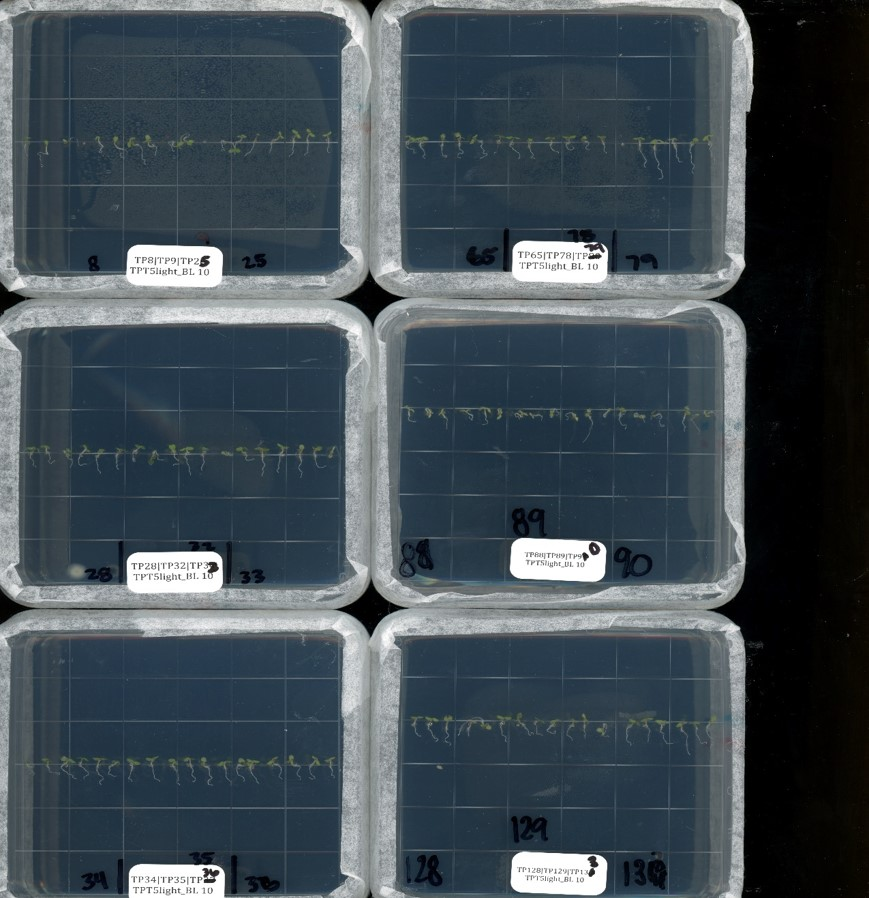
#> input picture AgandBio/2.jpg, 869 x 898 px
$ python hw2_2.py
#> lines starting #> are read from the running program, lines starting #| are printed output that depends on the picture; after the words box and inside, x2 and y2 are one past the last pixel; in counts of white or black regions, pixels touching at a corner belong together
import cv2
import numpy as np

input_file = 'AgandBio/2.jpg'
im = cv2.imread(input_file)
#> im is the input picture: shape (898, 869, 3); mean B, G, R 84.6, 76.9, 65.7

im_g = cv2.cvtColor(im, cv2.COLOR_BGR2GRAY)
im_gg = cv2.GaussianBlur(im_g, (5,5), 0)
clahe= cv2.createCLAHE(10, (21,21))
im_gahe = clahe.apply(im_gg)
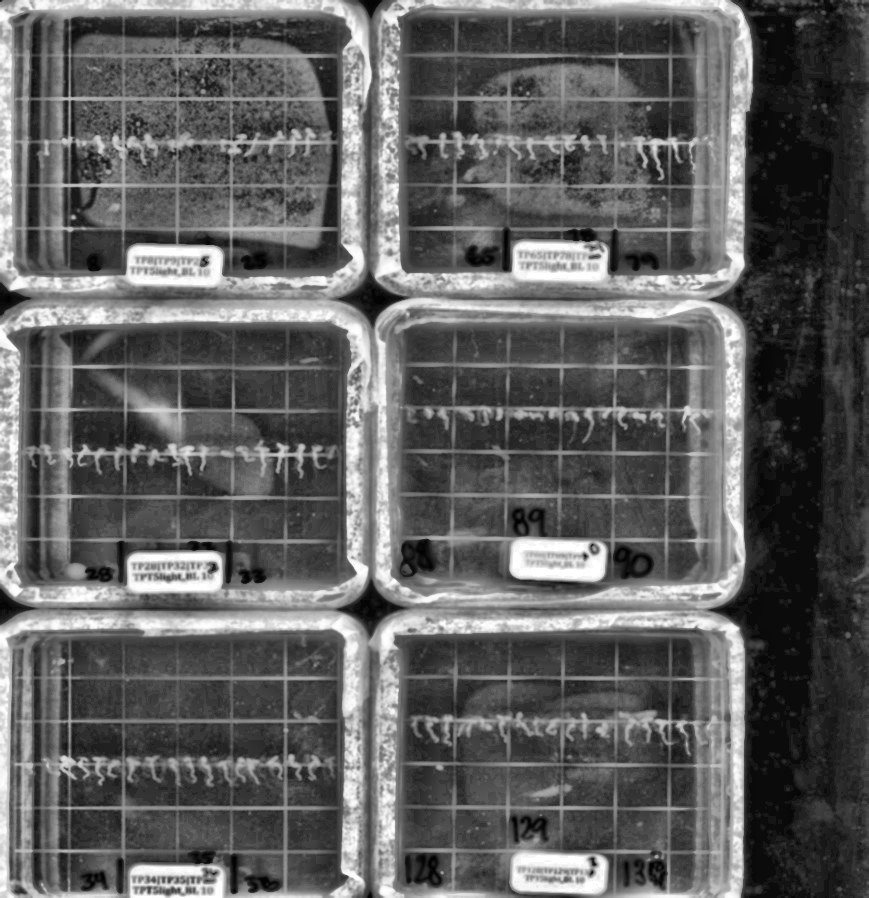
#> im_gahe: shape (898, 869); min 0, max 255, mean 95.8
cv2.imshow('gray', im_gg)
cv2.imshow('gray clahe', im_gahe)
_ , bw = cv2.threshold(im_gahe, 130, 255, cv2.THRESH_BINARY)
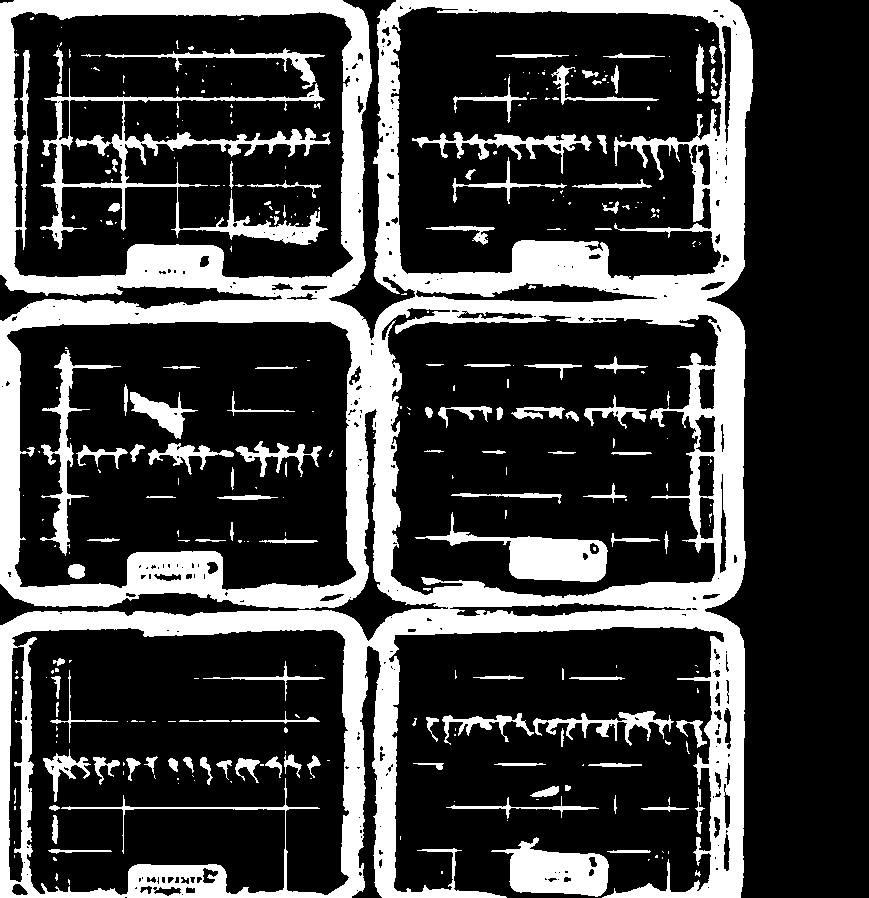
#> bw: shape (898, 869); 25.3% white; 336 white regions (218 under 20 px), largest, box (x1, y1, x2, y2) and area: (0, 0, 753, 898) 154177, (40, 68, 331, 249) 7645, (415, 512, 608, 582) 4445
cv2.imshow('bw', bw)
black = np.zeros_like(im_gg)

bwed = cv2.dilate(cv2.erode(bw, np.ones((5,1))), np.ones((5,1)))
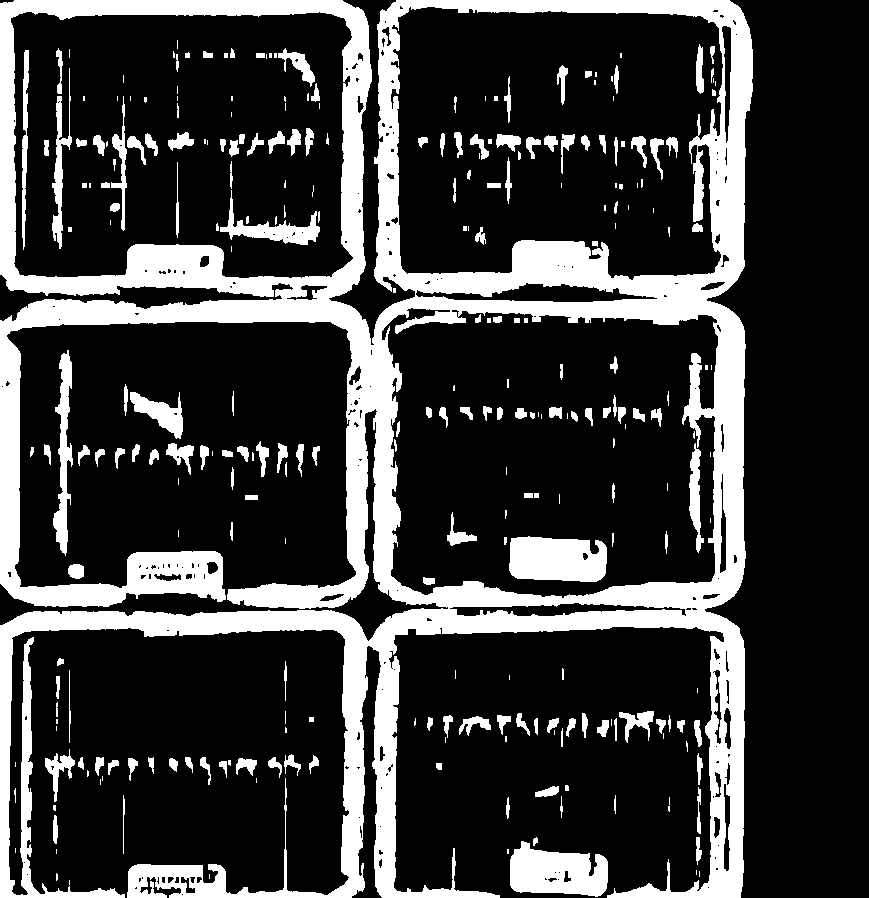
#> bwed: shape (898, 869); 23.2% white; 288 white regions (101 under 20 px)

cv2.imshow('Horizontal Erased', bwed)

contours, _ = cv2.findContours(bwed, cv2.RETR_CCOMP, cv2.CHAIN_APPROX_SIMPLE)
#> contours = 473 contours, 270 with area under 20; largest, box (x1, y1, x2, y2) and area: (0, 0, 753, 898) 396348, (381, 307, 719, 599) 86174, (10, 11, 354, 279) 83320, (390, 6, 724, 281) 79666, (510, 841, 608, 897) 3811

# Filter contours based on size and aspect ratio
seedling_contours = []
for contour in contours:
    area = cv2.contourArea(contour)
    x, y, w, h = cv2.boundingRect(contour)
    aspect_ratio = w / float(h)

    if area < 1250 and (aspect_ratio < 0.4 or (aspect_ratio < 1.5 and aspect_ratio > 0.5)):
        seedling_contours.append(contour)
#> this loop made 473 passes
#> (area, x, y, w, h, aspect_ratio) on passes 9, 11, 15: (3811, 510, 841, 98, 56, 1.75), (30, 547, 877, 11, 6, 1.83), (61.5, 563, 870, 9, 13, 0.692)
#> after the loop, seedling_contours = 395 contours, 243 with area under 20; largest, box (x1, y1, x2, y2) and area: (130, 392, 183, 439) 1036, (52, 68, 72, 249) 869, (689, 443, 704, 553) 722, (721, 25, 732, 144) 720, (22, 50, 29, 250) 630

mask = np.zeros_like(im_g)
cv2.drawContours(mask, seedling_contours, -1, (255), thickness=cv2.FILLED)
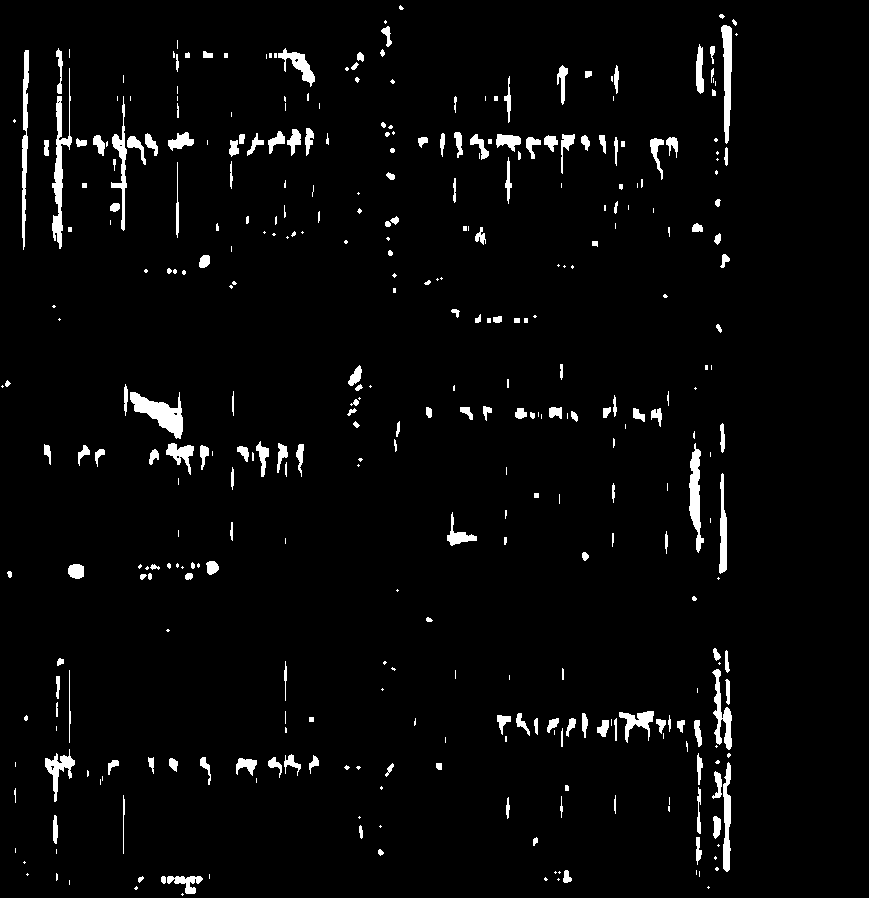
#> mask: shape (898, 869); 3.3% white; 372 white regions (168 under 20 px), largest, box (x1, y1, x2, y2) and area: (130, 392, 183, 439) 1123, (52, 68, 72, 249) 1121, (721, 25, 732, 144) 841

seedlings = cv2.bitwise_and(im, im, mask=mask)
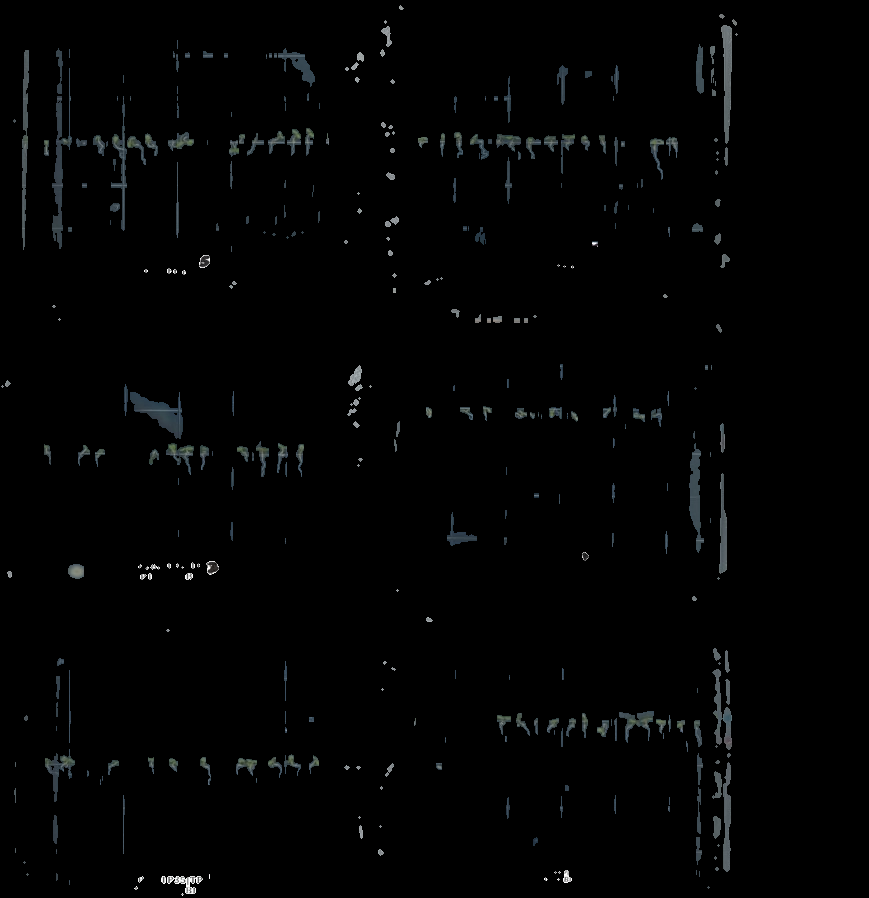
#> seedlings: shape (898, 869, 3); mean B, G, R 3.1, 2.9, 2.5

black_background = np.zeros_like(im)

# Paste the extracted seedlings onto the black canvas
black_background[mask == 255] = seedlings[mask == 255]

cv2.imshow('final', black_background)
cv2.imwrite(f'{input_file[:-4]}_processed.jpg', black_background)

cv2.waitKey(0)
cv2.destroyAllWindows()

$ run again, with AgandBio/1.jpg copied over AgandBio/2.jpg
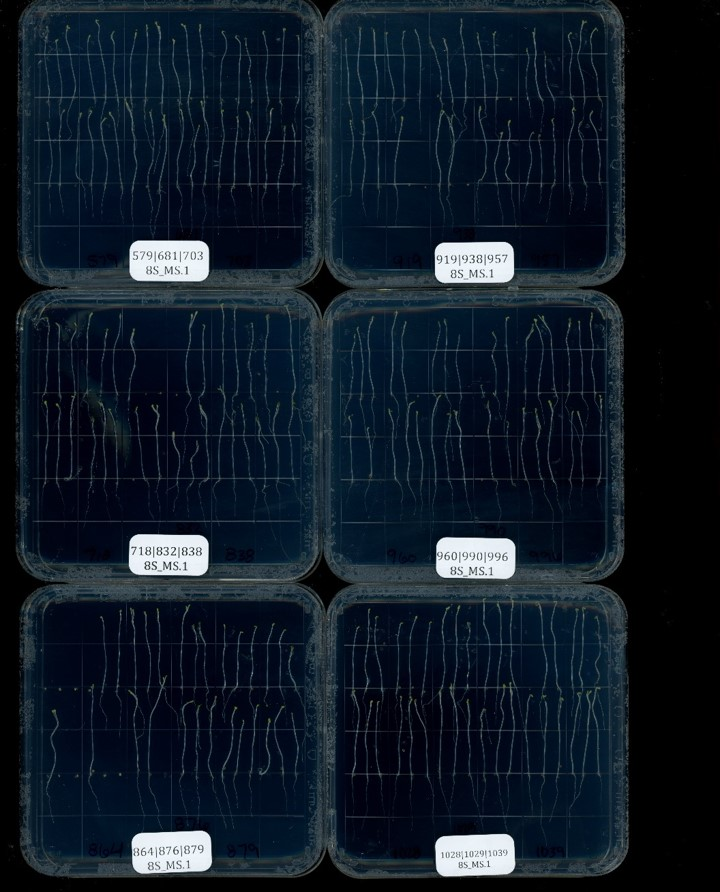
#> input picture AgandBio/1.jpg, 720 x 892 px
#> im is the input picture: shape (892, 720, 3); mean B, G, R 38.7, 26.6, 16.1
#> `_ , bw = cv2.threshold(im_gahe, 130, 255, cv2.THRESH_BINARY)`:
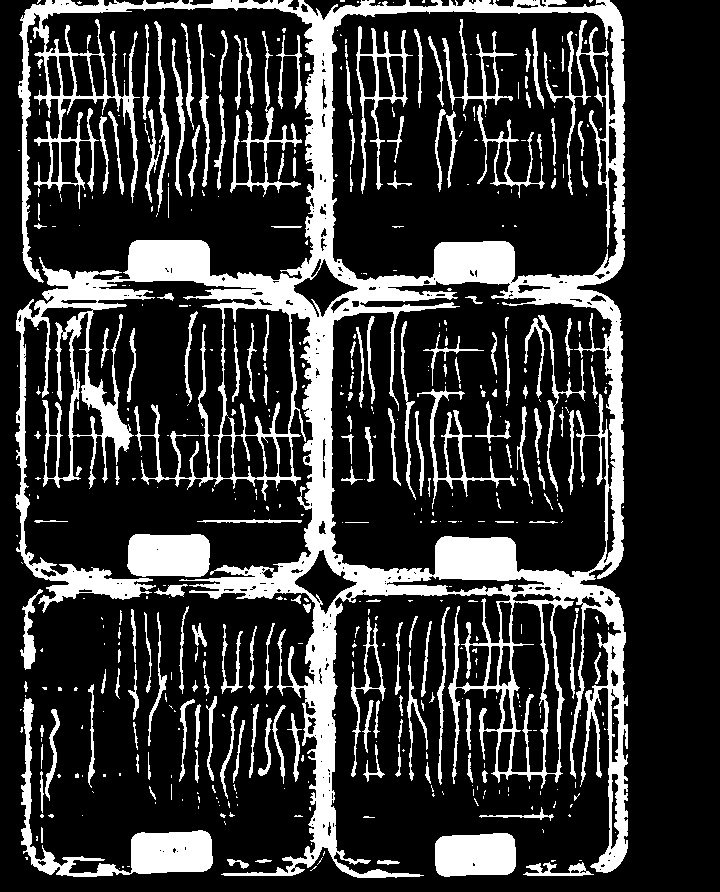
#> bw: shape (892, 720); 21.3% white; 511 white regions (333 under 20 px), largest, box (x1, y1, x2, y2) and area: (15, 0, 628, 878) 89921, (21, 698, 213, 877) 5346, (127, 534, 210, 577) 3309
#> bwed: shape (892, 720); 19.2% white; 431 white regions (128 under 20 px)
#> contours = 529 contours, 263 with area under 20; largest, box (x1, y1, x2, y2) and area: (128, 240, 427, 599) 15689, (427, 0, 625, 308) 9530, (435, 536, 628, 873) 9214, (297, 0, 426, 282) 6762, (292, 593, 342, 875) 5406
#> the loop `for contour in contours:` made 529 passes
#> (area, x, y, w, h, aspect_ratio) on passes 4, 5, 8: (144, 364, 869, 24, 9, 2.67), (45, 277, 867, 8, 9, 0.889), (49, 531, 863, 10, 13, 0.769)
#> after the loop `for contour in contours:`: seedling_contours = 463 contours, 234 with area under 20; largest, box (x1, y1, x2, y2) and area: (22, 698, 58, 875) 1156, (63, 312, 84, 481) 596, (502, 584, 518, 780) 532, (156, 21, 169, 212) 508, (123, 31, 138, 203) 484
#> mask: shape (892, 720); 7.6% white; 460 white regions (168 under 20 px), largest, box (x1, y1, x2, y2) and area: (22, 698, 58, 875) 1370, (63, 312, 84, 481) 812, (502, 584, 518, 780) 739
#> `seedlings = cv2.bitwise_and(im, im, mask=mask)`:
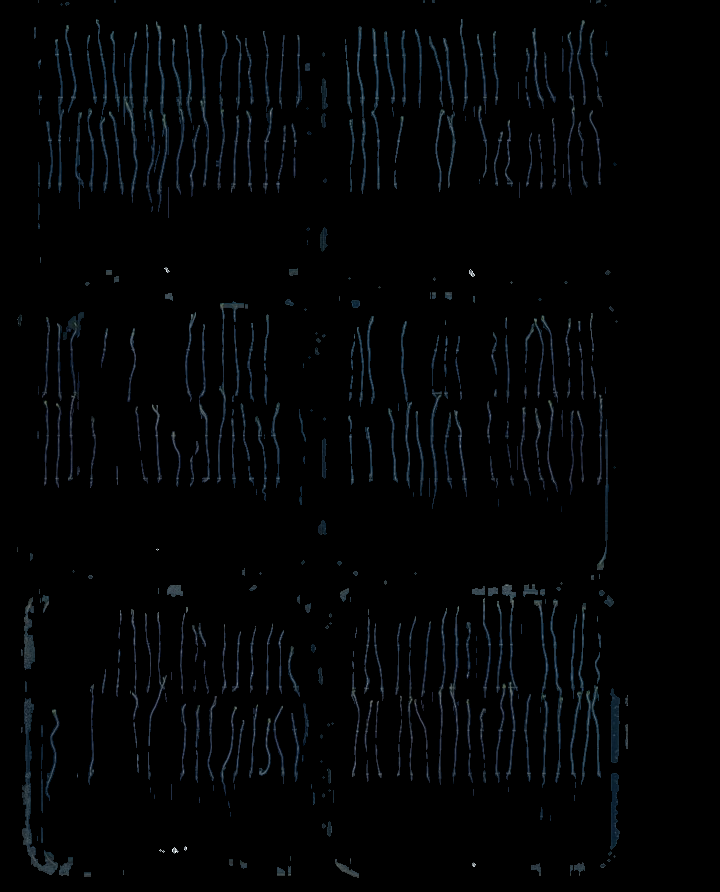
#> seedlings: shape (892, 720, 3); mean B, G, R 4.5, 3.5, 2.4
